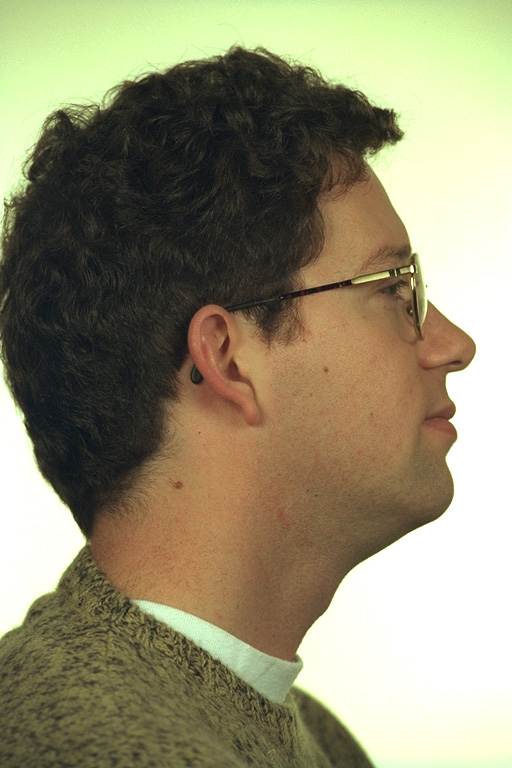
#> input picture Images/Original Images/img_010.jpg, 512 x 768 px; its folder holds only this picture in this run
$ python Task3-3.py
#> lines starting #> are read from the running program, lines starting #| are printed output that depends on the picture
#> further down, bgr_img is the input picture: shape (768, 512, 3); mean B, G, R 113, 140.4, 146.6
### Codes/utils.py
import matplotlib.pyplot as plt
import numpy as np
import glob
import cv2
# [86 lines left out: functions mask_by_range_and_plot, mask_by_dilated_range_and_plot, not called in this run]
def kMeans(X, K, maxIters = 2):

#> called with X = array of shape (393216, 3), K = 4, maxIters = 2
    centroids = X[np.random.choice(np.arange(len(X)), K)]
#> centroids = [[74, 121, 119], [32, 34, 34], [34, 40, 45], [62, 94, 100]]
    for i in range(maxIters):
        # Cluster Assignment step
        C = np.array([np.argmin([np.dot(x_i-y_k, x_i-y_k) for y_k in centroids]) for x_i in X])
        # Ensure we have K clusters, otherwise reset centroids and start over
        # If there are fewer than K clusters, outcome will be nan.
        if (len(np.unique(C)) < K):
            centroids = X[np.random.choice(np.arange(len(X)), K)]
        else:
            # Move centroids step
            centroids = [X[C == k].mean(axis = 0) for k in range(K)]
    return np.array(centroids) , C #clusters, clustered image

### HW1/Codes/Task3-3.py
import numpy as np
import cv2
import matplotlib.pyplot as plt
import glob
from utils import mask_by_range_and_plot,kMeans

def draw_samples_from_face(mu=15):
    x_s=[]
    y_s=[]
    b=mu
    a=2*b
    for i in range(12000):
        y=np.random.randint(-a,a)
        x=np.random.randint(-b,b)
        if np.divide(np.square(x),np.square(b))+np.divide(np.square(y),np.square(a))<1:
                y_s.append(y)
                x_s.append(x)
                if len(y_s)==25:
                    break
    return  list(map(lambda x: x + 256, x_s)),list(map(lambda x: x +384, y_s))

def get_max_crowded_centroid_value(img):
    reshaped_img =img.reshape(img.shape[0] * img.shape[1],img.shape[2])
    cluster_centers,quantized_img_predicted=kMeans(reshaped_img,4)
#> cluster_centers = [[215.5, 250.3, 240], [46.58, 64.02, 72.85], [79.3, 120, 159.4], [90.92, 136.8, 175.5]]
    quantized_img = [ cluster_centers[cl] for cl in quantized_img_predicted ]
#> quantized_img = 393216 items
    quantized_img=np.array(quantized_img).reshape(img.shape[0] , img.shape[1],img.shape[2])
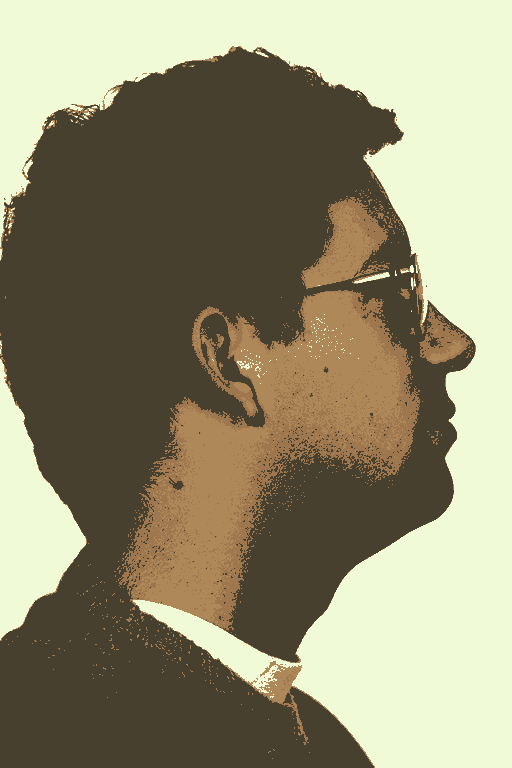
#> quantized_img: shape (768, 512, 3) float64; mean B, G, R 113, 140.4, 146.6
    x,y=draw_samples_from_face(80)
    values,counts=np.unique(quantized_img[y,x],return_counts=True,axis=0)
#> values = [[46.58, 64.02, 72.85], [79.3, 120, 159.4], [90.92, 136.8, 175.5]]; counts = [10, 6, 9]
    return values[np.argmax(counts)]

bgr_centroids=[]
hsv_centroids=[]
original_images=glob.glob("Images/Original Images/img_01*.jpg")+glob.glob("Images/Original Images/img_020.jpg")
original_images.sort()
for img_path in original_images:
    bgr_img=cv2.imread(img_path)


    bgr_centroids.append(get_max_crowded_centroid_value(bgr_img))
    hsv_img=cv2.cvtColor(bgr_img,cv2.COLOR_BGR2HSV)
#> hsv_img: shape (768, 512, 3); mean H, S, V 30.1, 68.5, 150.9
    hsv_centroids.append(get_max_crowded_centroid_value(hsv_img))
#> (the run stopped early here; a loop or call above may not have finished)
